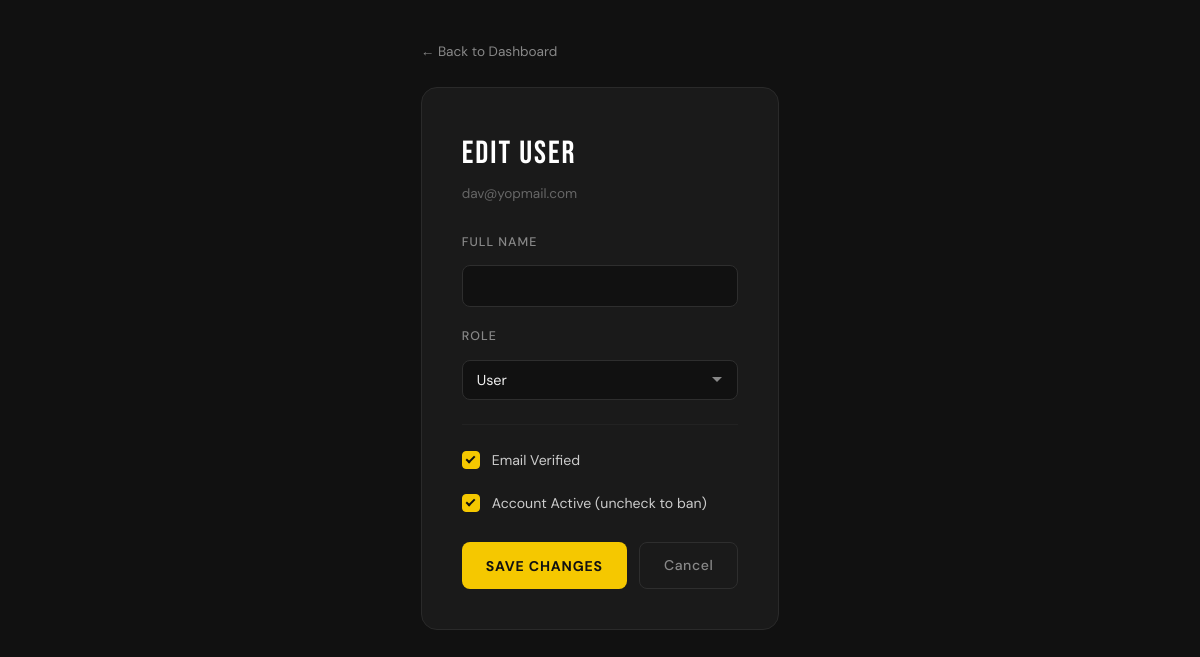
Screenshot of /user/3/edit/ (signed in) with the database file from the repository.
### login/models.py (models this page shows, shortened)
class User(AbstractBaseUser, PermissionsMixin):
    USER_TYPES = (
        (1, 'SuperAdmin'),
        (2, 'Admin'),
        (3, 'User'),
    )
    user_type = models.PositiveSmallIntegerField(
    choices=USER_TYPES,
    default=3
     )
    username = models.CharField(max_length=100, null=True, blank=True)
    email = models.EmailField(unique=True)
    phone_number = models.IntegerField(max_length=20, null=True, blank=True, unique=True)
    name = models.CharField(max_length=100, null=True, blank=True)
    age = models.PositiveIntegerField(null=True, blank=True)
    verification_token = models.CharField(max_length=100, null=True, blank=True)
    profile_picture = models.ImageField(upload_to='profile_pics/', null=True, blank=True)
    is_verified = models.BooleanField(default=False)
    is_staff = models.BooleanField(default=False)
    is_active = models.BooleanField(default=True)
    objects = CustomUserManager()
    USERNAME_FIELD = 'email'
    REQUIRED_FIELDS = []

### login/views.py (the view, shortened to what this page needs)
# urls.py: path('user/<int:pk>/edit/', views.edit_user, name='edit_user'),
@login_required
def edit_user(request, pk):
    if request.user.user_type != 1:
        return redirect('dashboard')
    target = User.objects.get(pk=pk)
    return render(request, 'edit_user.html', {'target': target})

### login/templates/edit_user.html (shortened to what this page needs)
{% load static %}
<!DOCTYPE html>
<html lang="en">
<head>
  <link rel="stylesheet" href="{% static 'css/dashboard.css' %}">
  <link rel="stylesheet" href="{% static 'css/edit_user.css' %}">
</head>
<body class="edit-page-bg">
  <div class="edit-wrap">
    <a href="{% url 'dashboard' %}" class="edit-back">← Back to Dashboard</a>
    <div class="edit-card">
      <div class="edit-title">Edit User</div>
      <p class="edit-subtitle">{{ target.email }}</p>
      <form method="post">
        <div class="field">
          <label for="name">Full Name</label>
          <input type="text" id="name" name="name" value="{{ target.name|default:'' }}">
        </div>
        <div class="field">
          <label for="user_type">Role</label>
          <select id="user_type" name="user_type">
            <option value="3" {% if target.user_type == 3 %}selected{% endif %}>User</option>
          </select>
        </div>
        <hr class="edit-divider">
        <div class="field">
          <div class="field-check">
            <input type="checkbox" id="is_verified" name="is_verified" {% if target.is_verified %}checked{% endif %}>
            <label for="is_verified">Email Verified</label>
          </div>
        </div>
        <div class="field">
          <div class="field-check">
            <input type="checkbox" id="is_active" name="is_active" {% if target.is_active %}checked{% endif %}>
            <label for="is_active">Account Active (uncheck to ban)</label>
          </div>
        </div>
        <div class="actions">
          <button type="submit" class="btn btn--primary">Save Changes</button>
          <a href="{% url 'dashboard' %}" class="btn btn--ghost">Cancel</a>
        </div>
      </form>
    </div>
  </div>
</body>
</html>

### login/static/css/dashboard.css (style rules this page uses)
*, *::before, *::after { box-sizing: border-box; margin: 0; padding: 0; }
:root { --bg: #0d0d0d; --bg-2: #111111; --surface: #181818; --surface-2: #1f1f1f; --border: rgba(255, 255, 255, 0.07); --border-hover: rgba(255, 255, 255, 0.14); --border-focus: rgba(232, 200, 74, 0.50); --text: #f0ede8; --text-muted: #6a6764; --text-sub: #9b9895; --accent: #e8c84a; --accent-dim: rgba(232, 200, 74, 0.10); --green: #3ecf7a; --green-dim: rgba(62, 207, 122, 0.12); --red: #e05252; --red-dim: rgba(224, 82, 82, 0.12); --blue: #5b8dee; --blue-dim: rgba(91, 141, 238, 0.12); --sidebar-w: 240px; --topbar-h: 60px; --radius: 10px; --radius-lg: 14px; --font-disp: 'Bebas Neue', sans-serif; --font-body: 'DM Sans', sans-serif; --ease: cubic-bezier(.4, 0, .2, 1); }
html, body { height: 100%; }
body { background: var(--bg); color: var(--text); font-family: var(--font-body); font-size: 14px; line-height: 1.6; display: flex; overflow-x: hidden; }
a { color: inherit; text-decoration: none; }
.btn { display: inline-flex; align-items: center; justify-content: center; gap: 0.4rem; padding: 0.55rem 1.25rem; border-radius: 7px; font-family: var(--font-body); font-size: 13px; font-weight: 500; letter-spacing: 0.02em; cursor: pointer; border: none; transition: all 0.2s var(--ease); white-space: nowrap; }
.btn--primary { background: var(--accent); color: #0d0d0d; }
.btn--ghost { background: transparent; border: 1px solid var(--border); color: var(--text-sub); }
.field { display: flex; flex-direction: column; gap: 0.3rem; }
.field label { font-size: 11px; font-weight: 500; letter-spacing: 0.08em; text-transform: uppercase; color: var(--text-muted); }

### login/static/css/edit_user.css (style rules this page uses)
.edit-page-bg { background: #111; min-height: 100vh; padding: 40px 20px; font-family: 'DM Sans', sans-serif; }
.edit-back { display: inline-flex; align-items: center; gap: 6px; font-size: 0.85rem; color: #888; text-decoration: none; margin-bottom: 24px; transition: color 0.2s; }
.edit-wrap { max-width: 560px; margin: 0 auto; }
.edit-card { background: #1a1a1a; border: 1px solid #2a2a2a; border-radius: 16px; padding: 40px; margin-top: 0; }
.edit-title { font-family: 'Bebas Neue', sans-serif; font-size: 2rem; letter-spacing: 2px; color: #fff; margin-bottom: 4px; }
.edit-subtitle { font-size: 0.85rem; color: #666; margin-bottom: 28px; }
.field { margin-bottom: 20px; }
.field label { display: block; font-size: 0.78rem; font-weight: 500; letter-spacing: 0.08em; text-transform: uppercase; color: #888; margin-bottom: 8px; }
.field input[type="text"], .field select { width: 100%; padding: 11px 14px; background: #111; border: 1px solid #2e2e2e; border-radius: 8px; font-size: 0.9rem; font-family: 'DM Sans', sans-serif; color: #f0f0f0; outline: none; transition: border-color 0.2s; appearance: none; -webkit-appearance: none; }
.field select { background-repeat: no-repeat; background-position: right 14px center; padding-right: 36px; }
.field select option { background: #1a1a1a; color: #f0f0f0; }
.field-check { display: flex; align-items: center; gap: 12px; }
.field-check label { font-size: 0.88rem; color: #ccc; text-transform: none; letter-spacing: 0; margin: 0; font-weight: 400; }
.field input[type="checkbox"] { appearance: none; -webkit-appearance: none; width: 18px; height: 18px; flex-shrink: 0; border: 1.5px solid #444; border-radius: 4px; background: #111; cursor: pointer; position: relative; transition: border-color 0.2s, background 0.2s; }
.field input[type="checkbox"]:checked { background: #F5C800; border-color: #F5C800; }
.field input[type="checkbox"]:checked::after { content: ''; position: absolute; top: 2px; left: 5px; width: 5px; height: 9px; border: 2px solid #111; border-top: none; border-left: none; transform: rotate(45deg); }
.edit-divider { border: none; border-top: 1px solid #222; margin: 24px 0; }
.actions { display: flex; gap: 12px; margin-top: 28px; }
.btn--primary { padding: 11px 24px; background: #F5C800; color: #111; font-weight: 700; font-size: 0.88rem; letter-spacing: 0.06em; text-transform: uppercase; border: none; border-radius: 8px; cursor: pointer; font-family: 'DM Sans', sans-serif; transition: background 0.2s; }
.btn--ghost { padding: 11px 24px; background: transparent; color: #888; font-weight: 500; font-size: 0.88rem; letter-spacing: 0.04em; border: 1px solid #2e2e2e; border-radius: 8px; cursor: pointer; font-family: 'DM Sans', sans-serif; text-decoration: none; display: inline-flex; align-items: center; transition: border-color 0.2s, color 0.2s; }

### rows the page displays
User: email "dav@yopmail.com", user_type "User", is_verified "☑", is_active "☑"
